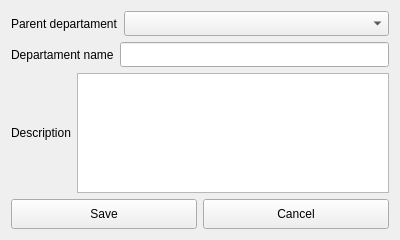
<?xml version="1.0" encoding="UTF-8"?>
<ui version="4.0">
 <class>modifyDepartaments</class>
 <widget class="QWidget" name="modifyDepartaments">
  <property name="windowModality">
   <enum>Qt::WindowModal</enum>
  </property>
  <property name="geometry">
   <rect>
    <x>0</x>
    <y>0</y>
    <width>400</width>
    <height>240</height>
   </rect>
  </property>
  <property name="minimumSize">
   <size>
    <width>400</width>
    <height>240</height>
   </size>
  </property>
  <property name="windowTitle">
   <string>departament modifing</string>
  </property>
  <layout class="QVBoxLayout" name="verticalLayout">
   <item>
    <layout class="QHBoxLayout" name="horizontalLayout">
     <item>
      <widget class="QLabel" name="label">
       <property name="sizePolicy">
        <sizepolicy hsizetype="Fixed" vsizetype="Preferred">
         <horstretch>0</horstretch>
         <verstretch>0</verstretch>
        </sizepolicy>
       </property>
       <property name="text">
        <string>Parent departament</string>
       </property>
      </widget>
     </item>
     <item>
      <widget class="QComboBox" name="departamentList">
       <property name="sizePolicy">
        <sizepolicy hsizetype="Preferred" vsizetype="Fixed">
         <horstretch>1</horstretch>
         <verstretch>1</verstretch>
        </sizepolicy>
       </property>
       <property name="minimumSize">
        <size>
         <width>200</width>
         <height>25</height>
        </size>
       </property>
      </widget>
     </item>
    </layout>
   </item>
   <item>
    <layout class="QHBoxLayout" name="horizontalLayout_2">
     <item>
      <widget class="QLabel" name="label_2">
       <property name="sizePolicy">
        <sizepolicy hsizetype="Fixed" vsizetype="Preferred">
         <horstretch>0</horstretch>
         <verstretch>0</verstretch>
        </sizepolicy>
       </property>
       <property name="text">
        <string>Departament name</string>
       </property>
      </widget>
     </item>
     <item>
      <widget class="QLineEdit" name="nameEdit">
       <property name="sizePolicy">
        <sizepolicy hsizetype="Preferred" vsizetype="Fixed">
         <horstretch>0</horstretch>
         <verstretch>0</verstretch>
        </sizepolicy>
       </property>
       <property name="minimumSize">
        <size>
         <width>0</width>
         <height>25</height>
        </size>
       </property>
      </widget>
     </item>
    </layout>
   </item>
   <item>
    <layout class="QHBoxLayout" name="horizontalLayout_3">
     <item>
      <widget class="QLabel" name="label_3">
       <property name="sizePolicy">
        <sizepolicy hsizetype="Fixed" vsizetype="Preferred">
         <horstretch>0</horstretch>
         <verstretch>0</verstretch>
        </sizepolicy>
       </property>
       <property name="text">
        <string>Description</string>
       </property>
      </widget>
     </item>
     <item>
      <widget class="QTextEdit" name="descriptionEdit">
       <property name="sizePolicy">
        <sizepolicy hsizetype="Preferred" vsizetype="Preferred">
         <horstretch>0</horstretch>
         <verstretch>0</verstretch>
        </sizepolicy>
       </property>
       <property name="maximumSize">
        <size>
         <width>16777215</width>
         <height>500</height>
        </size>
       </property>
      </widget>
     </item>
    </layout>
   </item>
   <item>
    <layout class="QHBoxLayout" name="horizontalLayout_4">
     <item>
      <widget class="QPushButton" name="pushButton">
       <property name="sizePolicy">
        <sizepolicy hsizetype="Minimum" vsizetype="Fixed">
         <horstretch>0</horstretch>
         <verstretch>0</verstretch>
        </sizepolicy>
       </property>
       <property name="minimumSize">
        <size>
         <width>0</width>
         <height>30</height>
        </size>
       </property>
       <property name="layoutDirection">
        <enum>Qt::RightToLeft</enum>
       </property>
       <property name="text">
        <string>Save</string>
       </property>
      </widget>
     </item>
     <item>
      <widget class="QPushButton" name="pushButton_2">
       <property name="sizePolicy">
        <sizepolicy hsizetype="Minimum" vsizetype="Fixed">
         <horstretch>0</horstretch>
         <verstretch>0</verstretch>
        </sizepolicy>
       </property>
       <property name="minimumSize">
        <size>
         <width>0</width>
         <height>30</height>
        </size>
       </property>
       <property name="layoutDirection">
        <enum>Qt::RightToLeft</enum>
       </property>
       <property name="text">
        <string>Cancel</string>
       </property>
      </widget>
     </item>
    </layout>
   </item>
  </layout>
 </widget>
 <resources/>
 <connections/>
</ui>
